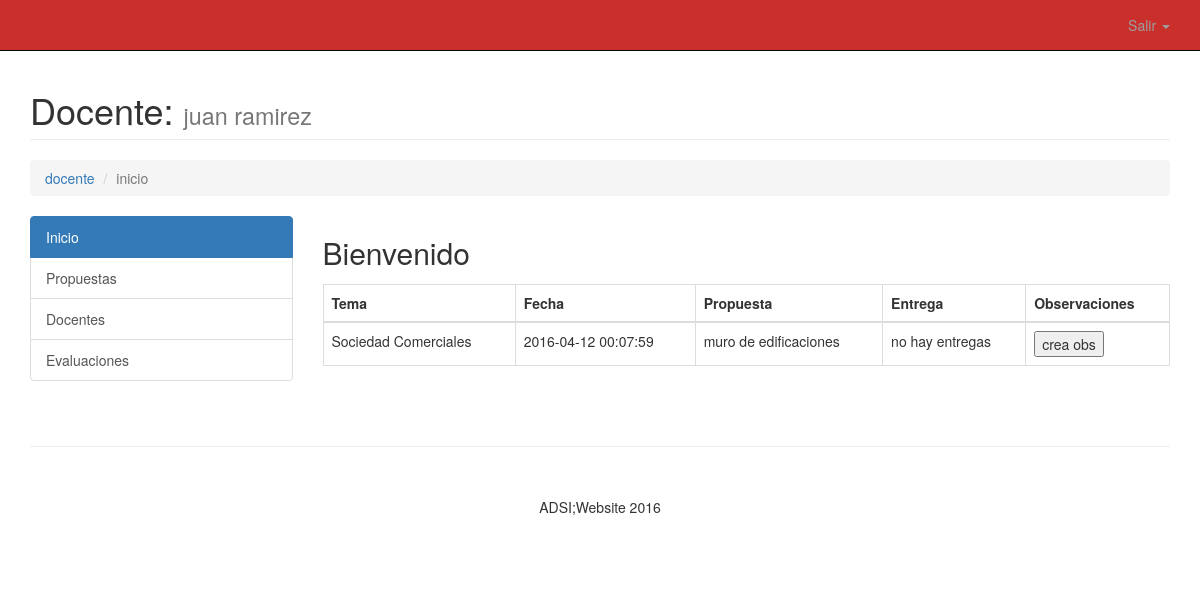
Screenshot of /docente/proyectos.php (signed in) with the database file from the repository.
### tables this page shows
CREATE TABLE IF NOT EXISTS `Proyecto` (
    `id` int NOT NULL auto_increment ,
    `propuesta` int NOT NULL ,
	`fecha` datetime NOT NULL,
    `observacion` VARCHAR(3000) NOT NULL,
    `entrega` VARCHAR(1000) NOT NULL,
    `estado` int NOT NULL default 0,
    `segundoevaluador` int NOT NULL default 0,
    PRIMARY KEY (`id`),
INDEX `fk_Proyecto_propu1_idx` (`propuesta` ASC),
    CONSTRAINT `fk_Proyect_Propuesta` FOREIGN KEY (`propuesta`)
        REFERENCES `Propuesta` (`id`)
        ON DELETE CASCADE ON UPDATE CASCADE
);

CREATE TABLE IF NOT EXISTS `Tema` (
    `id` int NOT NULL auto_increment ,
    `descripcion` VARCHAR(200) NOT NULL,
    `categoria` int NOT NULL,
    `cupos` INT NOT NULL,
    `estado` int NOT NULL DEFAULT '0',
    PRIMARY KEY (`id`),
INDEX `fk_Categoria_Tema1_idx` (`categoria` ASC),
    CONSTRAINT `fk_Cat_Tema` FOREIGN KEY (`categoria`)
        REFERENCES `Categoria` (`id`)
        ON DELETE CASCADE ON UPDATE CASCADE
);

CREATE TABLE IF NOT EXISTS `Propuesta` (
    `id` int NOT NULL auto_increment ,
    `tema` int NOT NULL,
    `estudiante` VARCHAR(45) NOT NULL,
    `docente` VARCHAR(45) NOT NULL,
    `estado` int NOT NULL default 3,
    `descripcion` VARCHAR(2000) NOT NULL,
    `observacion` VARCHAR(2000) NOT NULL default 'no tiene',
    `veces` int NOT NULL DEFAULT 0,
    `inicio` datetime NOT NULL,
	`final` datetime NOT NULL,
    PRIMARY KEY (`id`),
INDEX `fk_tema_Propuesta1_idx` (`tema` ASC),
    CONSTRAINT `fk_Pro_Tema` FOREIGN KEY (`tema`)
        REFERENCES `Tema` (`id`),
INDEX `fk_estudiante_Propuesta2_idx` (`estudiante` ASC),
    CONSTRAINT `fk_Pro_Estudiante` FOREIGN KEY (`estudiante`)
        REFERENCES `Usuario` (`id`),
INDEX `fk_profesor_Propuesta3_idx` (`docente` ASC),
    CONSTRAINT `fk_Pro_Docente` FOREIGN KEY (`docente`)
        REFERENCES `Usuario` (`id`),
INDEX `fk_estado_Propuesta4_idx` (`estado` ASC),
    CONSTRAINT `fk_Pro_Estado` FOREIGN KEY (`estado`)
        REFERENCES `Estado` (`id`)
        ON DELETE CASCADE ON UPDATE CASCADE
);

### dao/ProyectoDao.php (called while the page is built, shortened)
<?php
class ProyectoDao {
        public function proyectodoc($idUsuario) {
        $cnn = Conexion::getConexion();
        try {
            $listarUsuarios = "select proyecto.id as z,tema.descripcion as b, propuesta.descripcion as y,
proyecto.fecha as f ,proyecto.observacion as g,
proyecto.entrega as h, proyecto.estado as i
from usuario
inner join propuesta on (usuario.id = propuesta.docente)
inner join proyecto on (proyecto.propuesta = propuesta.id)
inner join tema on (tema.id=propuesta.tema) where proyecto.estado <>'0' and
propuesta.docente=? ;";
            $query = $cnn->prepare($listarUsuarios);
            $query->bindParam(1, $idUsuario);
            $query->execute();
            return $query->fetchAll();
        } catch (Exception $ex) {
            echo 'Error' . $ex->getMessage();
        }
}
        }

### docente/proyectos.php (the view, shortened to what this page needs)
<?php
require'../dao/proyectoDao.php';
$user = isset($_SESSION['nombre']) ? $_SESSION['nombre'] : null ;
$cedula = isset($_SESSION['cedula']) ? $_SESSION['cedula'] : null ;
$proda= new ProyectoDao();
?>
<!DOCTYPE html>
<html lang="en">
<head>
    <link href="../css/bootstrap.min.css" rel="stylesheet">
    <link href="../css/modern-business.css" rel="stylesheet">
    <link href="../font-awesome/css/font-awesome.min.css" rel="stylesheet" type="text/css">
</head>
<body>
     <nav class="navbar navbar-inverse navbar-fixed-top" role="navigation" style="background: #c9302c;">
        <div class="container">
            <div class="collapse navbar-collapse" id="bs-example-navbar-collapse-1">
                <ul class="nav navbar-nav navbar-right" style="background: #c9302c;">
                    <li class="dropdown">
                        <a href="#" class="dropdown-toggle" data-toggle="dropdown" style="background: #c9302c;">Salir <b class="caret"></b></a>
                    </li>
                </ul>
            </div>
        </div>
    </nav>
    <div class="container">
        <div class="row">
            <div class="col-lg-12">
                <h1 class="page-header">Docente:
                    <small><?php echo ''.$user; ?></small>
                </h1>
                <ol class="breadcrumb">
                    <li><a href="inicio.php">docente</a>
                    </li>
                    <li class="active">inicio</li>
                </ol>
            </div>
        </div>
        <div class="row">
            <div class="col-md-3">
                <div class="list-group">
                    <a href="inicio.php" class="list-group-item active">Inicio</a>
                    <a href="propuesta.php" class="list-group-item ">Propuestas</a>
                    <a href="proyectos.php" class="list-group-item">Docentes</a>
                    <a href="evaluaciones.php" class="list-group-item ">Evaluaciones</a>
                </div>
            </div>
            <div class="col-md-9">
                <h2> Bienvenido</h2>
                                <table id="example" class="table table-bordered" cellspacing="0" width="100%" >
                        <thead>
                            <tr>
                                <th>Tema</th>
                                <th>Fecha</th>
                                <th>Propuesta</th>
                                <th>Entrega</th>
                                <th>Observaciones</th>
                            </tr>
                        </thead>
                        <tbody>
                            <?php
                            $allusers = $proda->proyectodoc($cedula);
                            foreach ($allusers as $user) {
                                ?>
                                <tr>
                                    <td><?php echo $user['b']; ?> </td>
                                    <td><?php echo $user['f']; ?> </td>
                                    <td><?php echo $user['y']; ?> </td>
                                    <td><?php if($user['h']=='0'){
                                              echo 'no hay entregas';} else {echo
                   '<a href="'.$user['h'].'">'.$user['h'].'</a>';} ?> </td>
                                    <td> <?php if($user['g']=='0'){ ?>
                                        <form action="../controlador/proyecto.php" method="post">
                            <input type="submit" name="crea" value="crea obs"></form>
                                        <?php }
                                              else {echo $user['g'];}?> </td>
                                </tr>
                            <?php }
                            ?>
                        </tbody>
                    </table>
                <br>
                    <br>
                                </div>
        </div>
        <hr>
        <footer>
            <div class="row">
                <div class="col-lg-12" style="text-align: center;">
                    <p>ADSI;Website 2016</p>
                </div>
            </div>
        </footer>
    </div>
</body>
</html>

### css/modern-business.css (style rules this page uses)
html, body { height: 100%; }
body { padding-top: 50px; }
footer { margin: 50px 0; }

### rows the page displays
proyecto: tema.descripcion "Sociedad Comerciales", fecha "2016-04-12 00:07:59", propuesta.descripcion "muro de edificaciones", entrega "no hay entregas"

### other values shown
$user "juan ramirez"
